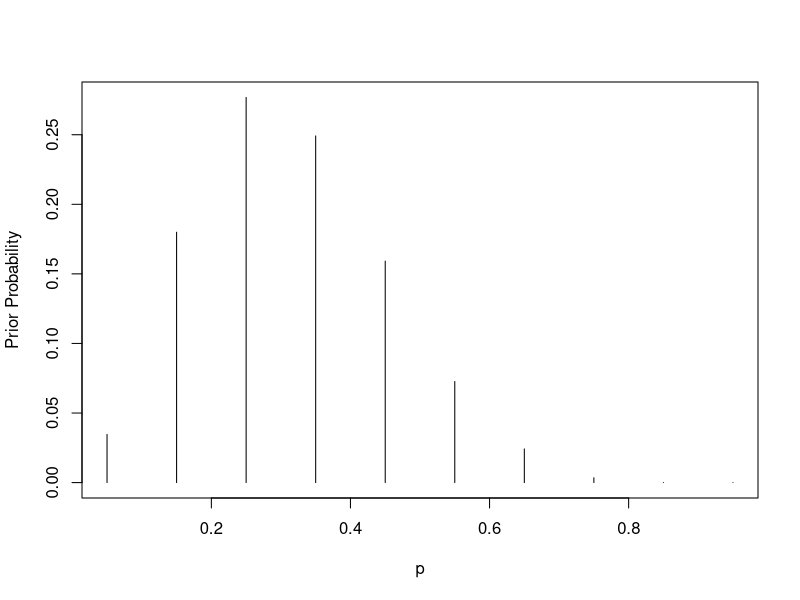

This chart was generated by the following R code:
## ---- chunk 1
# Getting the list of proportions which we believe in

p <- seq(0.05,0.95,by = 0.1)

# Setting the weights

prior <- c(1,5.2,8,7.2,4.6,2.1,0.7,0.1,0,0)

# Normalizing

prior <- prior/sum(prior)

# Plotting the same

plot(p,prior,type = "h",ylab = "Prior Probability")
